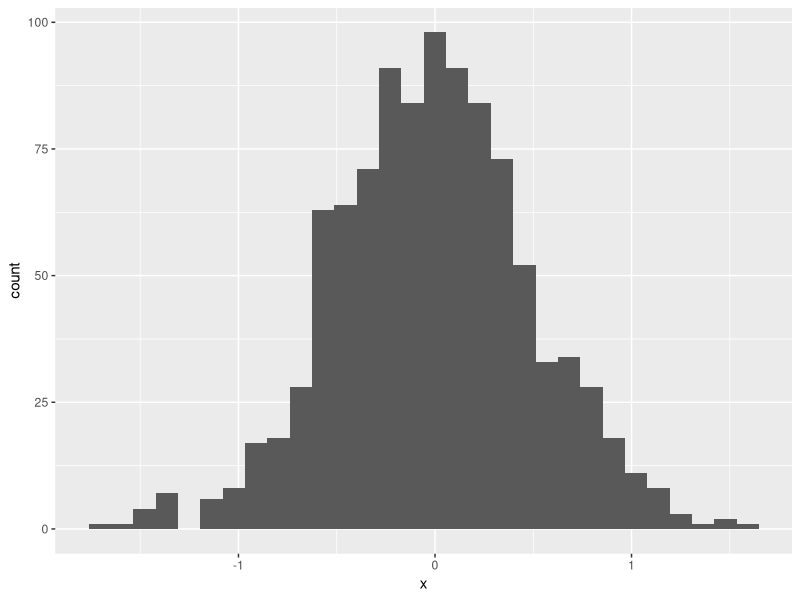
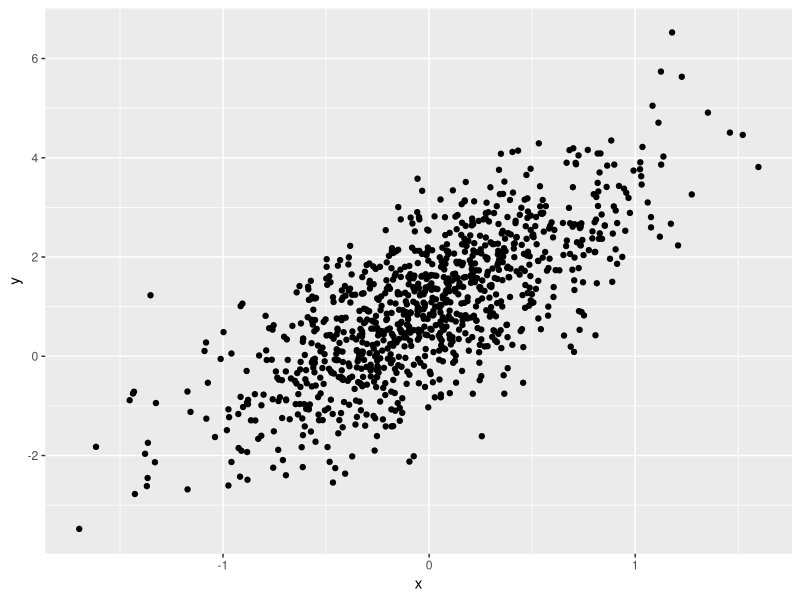
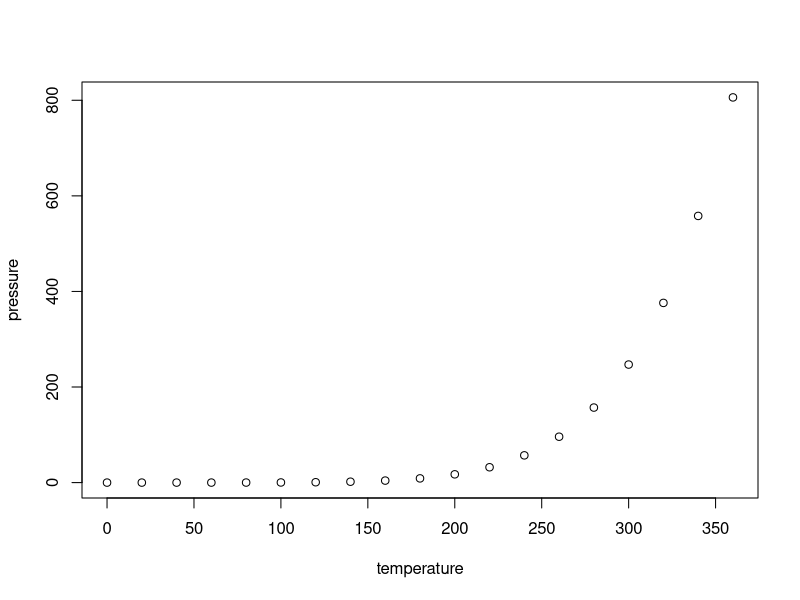

Write R code to recreate these figures, in order.
## ---- chunk 1
knitr::opts_chunk$set(echo = TRUE)
## ---- chunk 2
library(tidyverse)
## ---- chunk 3
set.seed(1234)

plot_df = tibble(
  x = rnorm(1000, sd = .5),
  y = 1 + 2 * x + rnorm(1000)
)
## ---- chunk 4
ggplot(plot_df, aes(x = x)) + geom_histogram()
## ---- chunk 5
ggplot(plot_df, aes(x = x, y = y)) + geom_point()
## ---- chunk 6
summary(cars)
## ---- chunk 7
plot(pressure)
